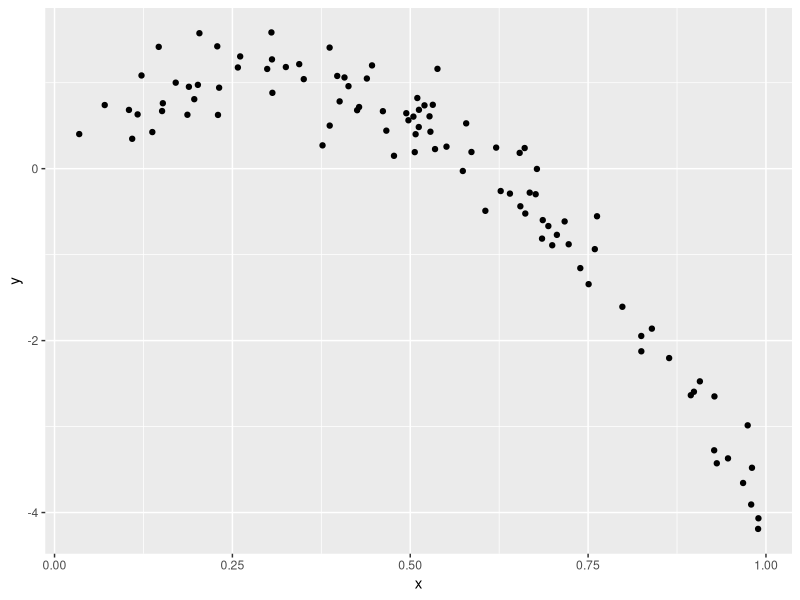
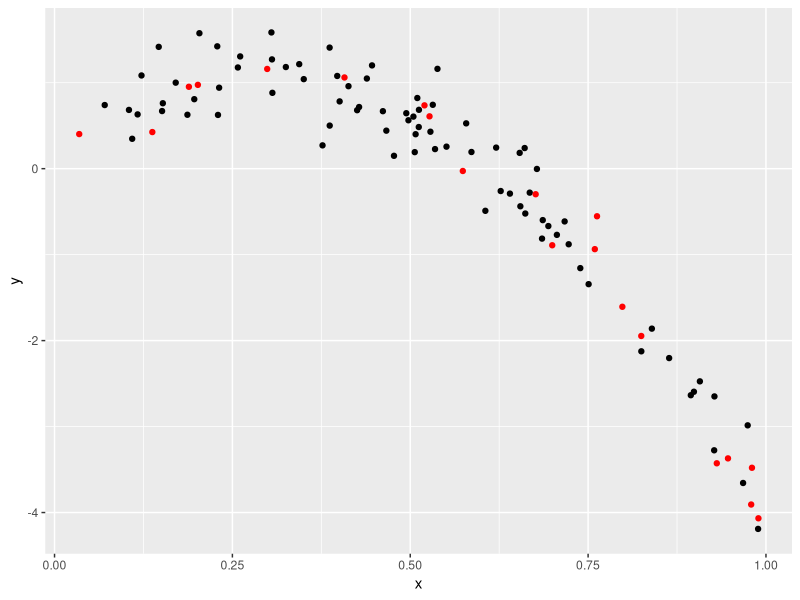
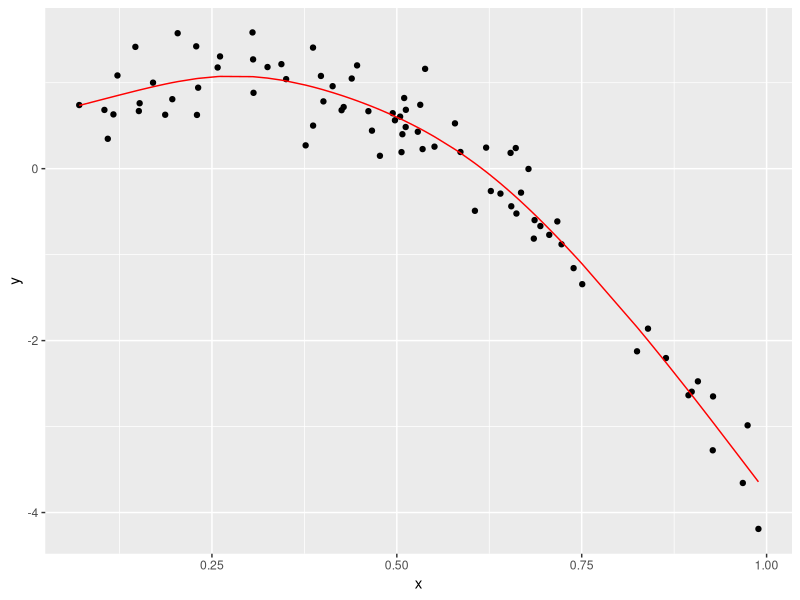
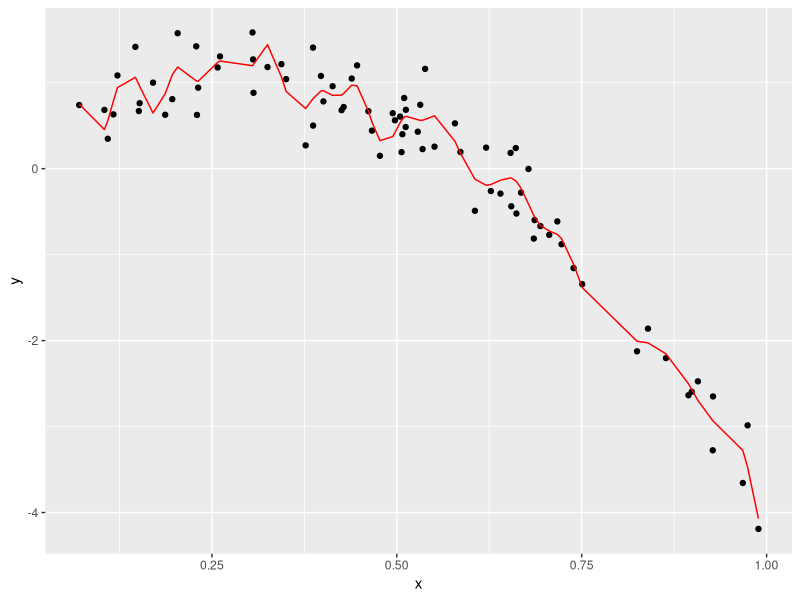
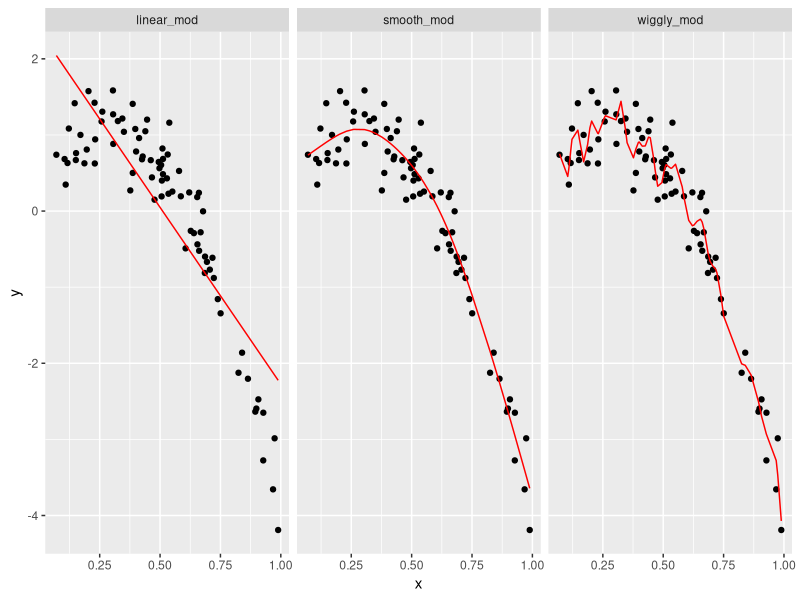
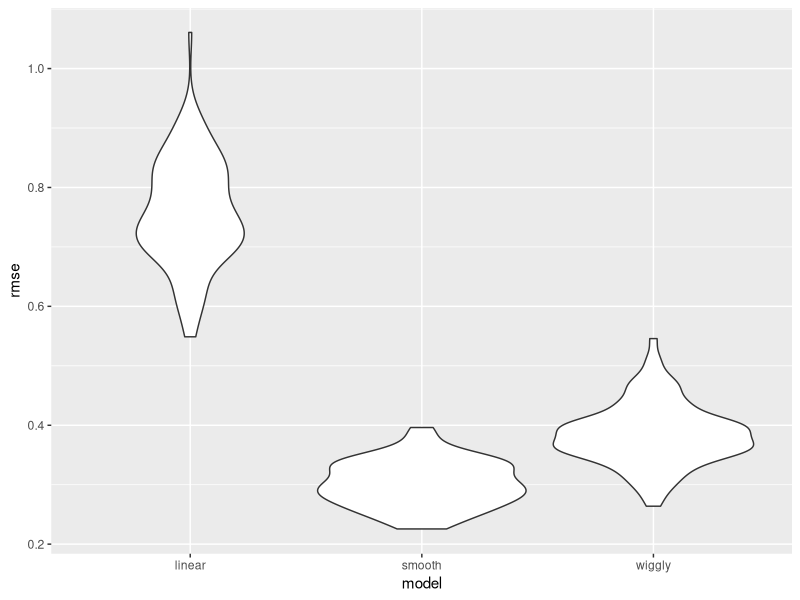

Generate these figures, in order, with R:
## ---- chunk 1
library(tidyverse)
library(modelr)
library(mgcv)
## ---- chunk 2
nonlin_df = 
  tibble(
    id = 1:100,
    x = runif(100, 0, 1),
    y = 1 - 10 * (x - .3) ^ 2 + rnorm(100, 0, .3)
  )

nonlin_df %>% 
  ggplot(aes(x = x, y = y)) + 
  geom_point()
## ---- chunk 3
train_df = sample_n(nonlin_df, 80)
test_df = anti_join(nonlin_df, train_df, by = "id")

ggplot(train_df, aes(x = x, y = y)) + 
  geom_point() + 
  geom_point(data = test_df, color = "red")
## ---- chunk 4
linear_mod = lm(y ~ x, data = train_df)
smooth_mod = mgcv::gam(y ~ s(x), data = train_df)
wiggly_mod = mgcv::gam(y ~ s(x, k = 30), sp = 10e-6, data = train_df)
## ---- chunk 5
train_df %>% 
  add_predictions(smooth_mod) %>% 
  ggplot(aes(x = x, y = y)) + geom_point() + 
  geom_line(aes(y = pred), color = "red")
## ---- chunk 6
train_df %>% 
  add_predictions(wiggly_mod) %>% 
  ggplot(aes(x = x, y = y)) + geom_point() + 
  geom_line(aes(y = pred), color = "red")
## ---- chunk 7
train_df %>% 
  gather_predictions(linear_mod, smooth_mod, wiggly_mod) %>% 
  mutate(model = fct_inorder(model)) %>% 
  ggplot(aes(x = x, y = y)) + 
  geom_point() + 
  geom_line(aes(y = pred), color = "red") + 
  facet_wrap(~model)
## ---- chunk 8
rmse(linear_mod, test_df)
rmse(smooth_mod, test_df)
rmse(wiggly_mod, test_df)
## ---- chunk 9
cv_df = 
  crossv_mc(nonlin_df, 100) 
## ---- chunk 10
cv_df %>% pull(train) %>% .[[1]] %>% as_tibble
cv_df %>% pull(test) %>% .[[1]] %>% as_tibble
## ---- chunk 11
cv_df =
  cv_df %>% 
  mutate(
    train = map(train, as_tibble),
    test = map(test, as_tibble))
## ---- chunk 12
cv_df = 
  cv_df %>% 
  mutate(
    linear_mod  = map(train, ~lm(y ~ x, data = .x)),
    smooth_mod  = map(train, ~mgcv::gam(y ~ s(x), data = .x)),
    wiggly_mod  = map(train, ~gam(y ~ s(x, k = 30), sp = 10e-6, data = .x))) %>% 
  mutate(
    rmse_linear = map2_dbl(linear_mod, test, ~rmse(model = .x, data = .y)),
    rmse_smooth = map2_dbl(smooth_mod, test, ~rmse(model = .x, data = .y)),
    rmse_wiggly = map2_dbl(wiggly_mod, test, ~rmse(model = .x, data = .y)))
## ---- chunk 13
cv_df %>% 
  select(starts_with("rmse")) %>% 
  pivot_longer(
    everything(),
    names_to = "model", 
    values_to = "rmse",
    names_prefix = "rmse_") %>% 
  mutate(model = fct_inorder(model)) %>% 
  ggplot(aes(x = model, y = rmse)) + geom_violin()
